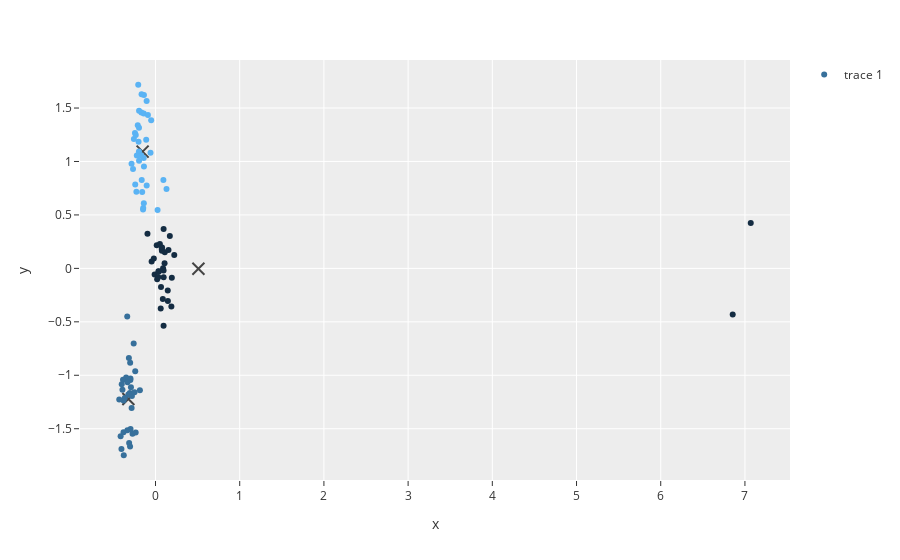

Write notebook code for a chart like this one.
### Code cell
fig = px.scatter(x=kmeans.centroids[:, 0], y=kmeans.centroids[:, 1])
fig.update_traces(mode='markers', marker_size=12, marker_color='black', marker_symbol='x-thin', marker_line_width=2)
fig.add_scatter(x=x_train_scaled[:, 0], y=x_train_scaled[:, 1], marker_color=kmeans.labels, mode='markers')
fig.show()
